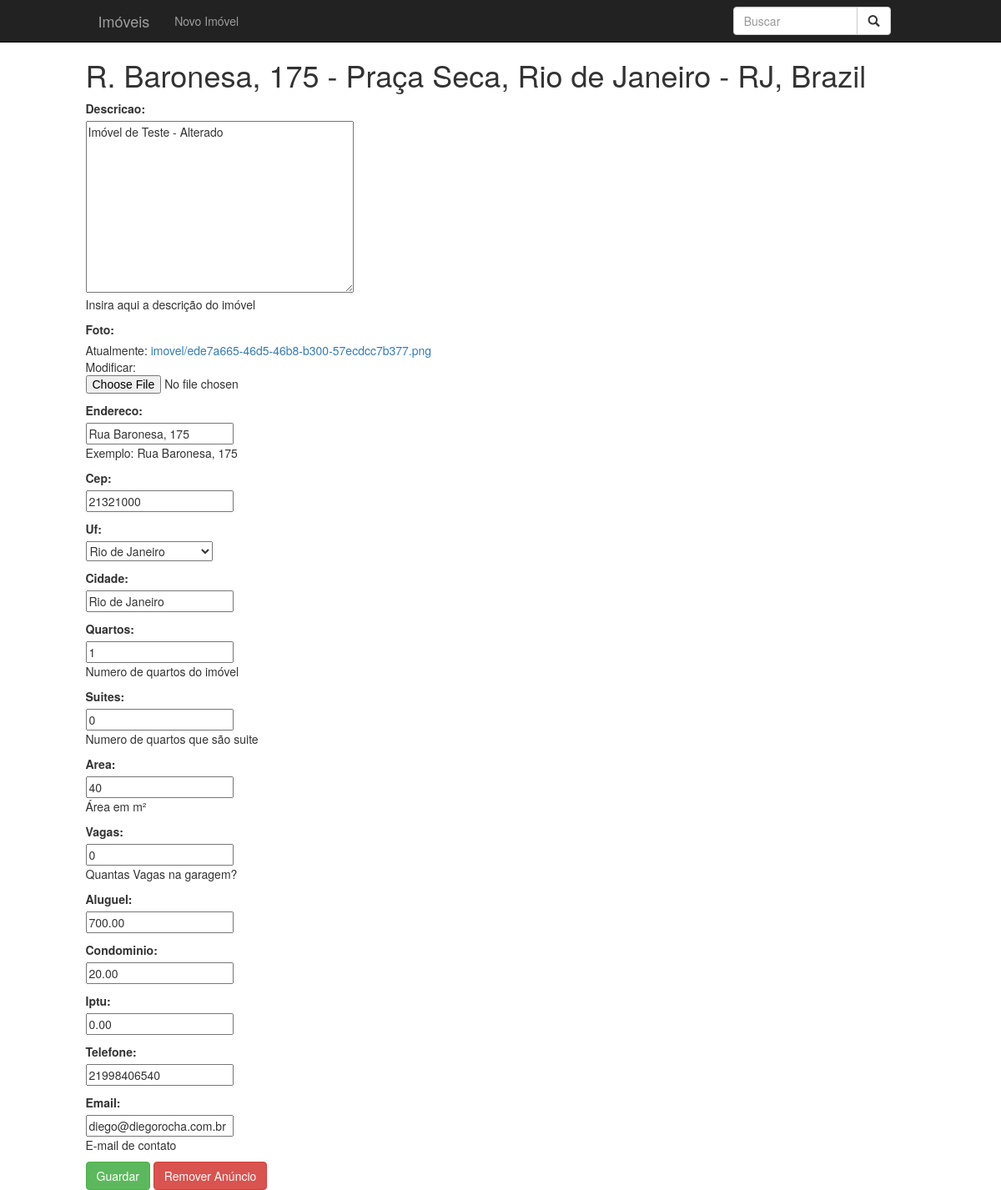
Page /imovel/3/editar on the committed database.
### imoveis/models.py (models this page shows, shortened)
class Imovel(models.Model):
    descricao = models.TextField(blank=False, help_text="Insira aqui a descrição do imóvel")
    foto = models.ImageField(blank=False, upload_to=imovel_foto_path)
    endereco = models.CharField(blank=False, max_length=100, help_text="Exemplo: Rua Baronesa, 175")
    cep = models.CharField(blank=False, max_length=8)
    uf = models.CharField(blank=False, max_length=2, null=True, choices=UF)
    cidade = models.CharField(blank=False, max_length=50)
    endereco_formatado = models.CharField(editable=False, max_length=200)
    longitude = models.FloatField(editable=False)
    latitude = models.FloatField(editable=False)
    quartos = models.PositiveSmallIntegerField(help_text="Numero de quartos do imóvel", default=1)
    suites = models.PositiveSmallIntegerField(help_text="Numero de quartos que são suite", default=0)
    area = models.PositiveSmallIntegerField(help_text="Área em m²")
    vagas = models.PositiveSmallIntegerField(help_text="Quantas Vagas na garagem?", default=0)
    aluguel = models.DecimalField(blank=False, max_digits=8, decimal_places=2)
    condominio = models.DecimalField(max_digits=8, decimal_places=2, default=0)
    iptu = models.DecimalField(max_digits=8, decimal_places=2, default=0)
    telefone = models.CharField(blank=False, max_length=11)
    email = models.EmailField(blank=False, help_text="E-mail de contato")
    disponivel = models.BooleanField(default=True, help_text="Desmarque se o imóvel não estiver mais disponível")
    incluido = models.DateTimeField(auto_now_add=True, editable=False)
    alterado = models.DateTimeField(auto_now=True, editable=False)
    class Meta:
        ordering = ('-incluido',)
        verbose_name = 'Imóvel'
        verbose_name_plural = 'Imóveis'

### imoveis/views.py (the view)
# urls.py: url(r'^imovel/([0-9]+)/editar$', views.imovel_editar, name='editar'),
def imovel_editar(request, imovel_id):
    imovel = get_object_or_404(Imovel, pk=imovel_id)
    if request.method == "POST":
        form = ImovelForm(request.POST, instance=imovel)
        if form.is_valid():
            imovel = form.save(commit=False)
            imovel.save()
            return redirect('imoveis:detalhe', imovel.pk)
    else:
        form = ImovelForm(instance=imovel)
    return render(request, 'editar.html', {'form': form})

### imoveis/forms.py
class ImovelForm(forms.ModelForm):
    class Meta:
        model = Imovel
        exclude = ('disponivel',)

### imoveis/templates/editar.html (shortened to what this page needs)
{% extends 'base.html' %}
{% block content %}
        {% if form.instance.id %}
        <h1>{{form.instance.endereco_formatado}}</h1>
        {% else %}
        <h1>Novo Imóvel</h1>
        {% endif %}
        <form method="POST" enctype="multipart/form-data" class="post-form">{% csrf_token %}
        {{ form.as_p }}
        <button type="submit" class="save btn btn-success">Guardar</button>
    	</form>
    	{% if form.instance.id %}
    	<form method="POST" action="{% url 'imoveis:remover' form.instance.id %}" enctype="multipart/form-data" class="post-form">
        <button type="submit" class="save btn btn-danger">Remover Anúncio</button>
        </form>
        {% endif %}
{% endblock content %}

### imoveis/templates/base.html (shortened to what this page needs)
{% load static from staticfiles %}
<!DOCTYPE html>
<html lang="pt-br">
  <head>
    <link href="{% static "bootstrap-3.3.6/css/bootstrap.min.css" %}" rel="stylesheet">
    <link href="{% static "css/main.css" %}" rel="stylesheet">
  </head>
  <body>
    <nav class="navbar navbar-inverse navbar-fixed-top">
      <div class="row">
        <div class="col-md-10 col-md-offset-1">
          <div class="navbar-header">
            <a class="navbar-brand" href="{% url 'imoveis:home' %}">Imóveis</a>
            <ul class="nav navbar-nav">
              <li><a href="{% url 'imoveis:novo' %}">Novo Imóvel</a></li>
            </ul>
          </div>
          <div class="collapse navbar-collapse" id="bs-example-navbar-collapse-1">
              <div class="col-sm-3 col-md-3 pull-right">
                  <form method="GET" action="{% url 'imoveis:busca' %}" class="navbar-form" role="search">
                      <div class="input-group">
                          <input type="text" class="form-control" placeholder="Buscar" name="q">
                          <div class="input-group-btn">
                              <button class="btn btn-default" type="submit"><i class="glyphicon glyphicon-search"></i></button>
                          </div>
                      </div>
                  </form>
              </div>
          </div>
        </div>
      </div>
    </nav>
    <div class="row">
        <div class="col-md-10 col-md-offset-1 container">
          {% block content %}
          {% endblock content %}
        </div>
    </div>
  </body>
</html>

### aluguel/staticfiles/css/main.css (style rules this page uses)
.post-form input, .post-form label, .post-form span { display:block; }
.container { margin-top: 50px; }
.container form { display: inline; }

### rows in the picture
Imovel: instance.endereco_formatado "R. Baronesa, 175 - Praça Seca, Rio de Janeiro - RJ, Brazil", descricao "Imóvel de Teste - Alterado", endereco "Rua Baronesa, 175", cep "21321000", uf "Rio de Janeiro", cidade "Rio de Janeiro", quartos "1", suites "0", area "40", vagas "0", aluguel "700.00", condominio "20.00", iptu "0.00", telefone "21998406540", email "diego@diegorocha.com.br"
